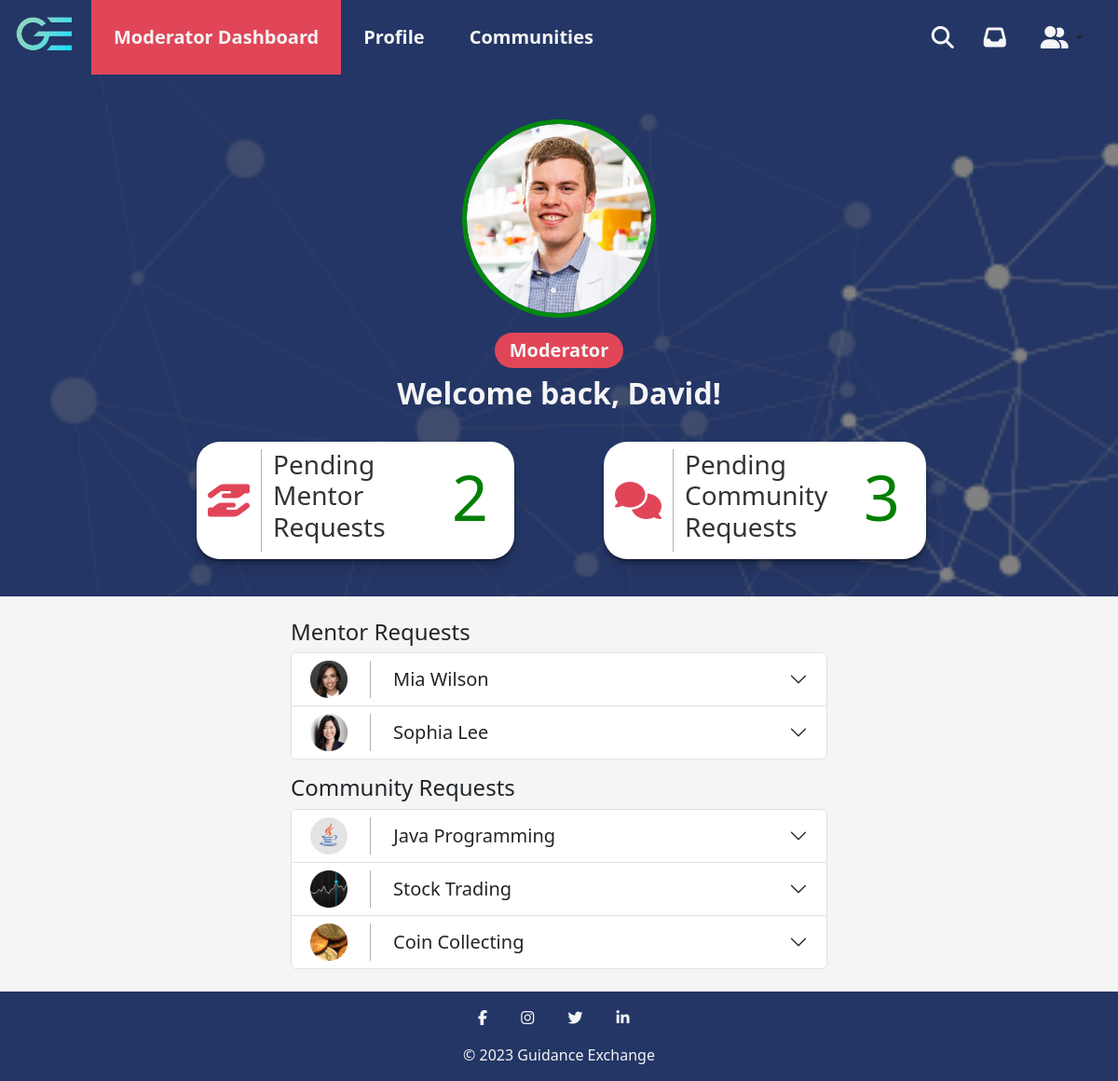
The app's page /moderator-dashboard.php?profileID=1 (signed in) with its own data.
### tables this page shows
CREATE TABLE UserData_t (
  UserID INT(9) NOT NULL,
  FirstName VARCHAR(255) NOT NULL,
  LastName VARCHAR(255) NOT NULL,
  ProfilePicture VARCHAR(255),
  ProfilePictureBorder VARCHAR(255),
  ProfilePictureBackground VARCHAR(255),
  Rating INT(1),
  LocationCity VARCHAR(255),
  LocationState VARCHAR(255),
  Facebook VARCHAR(255),
  Twitter VARCHAR(255),
  Instagram VARCHAR(255),
  LinkedIn VARCHAR(255),
  Mentoring LONGTEXT,
  AboutMe LONGTEXT,
  WorkTitle VARCHAR(255),
  WorkLocation VARCHAR(255),
  WorkStartDate DATE,
  WorkEndDate DATE,
  WorkDescription LONGTEXT,
  EducationDegree VARCHAR(255),
  EducationLocation VARCHAR(255),
  EducationStartDate DATE,
  EducationEndDate DATE,
  EducationDescription LONGTEXT,
  Associations VARCHAR(255),
  CONSTRAINT UserData_t_PK PRIMARY KEY (UserID),
  CONSTRAINT UserData_t_FK1 FOREIGN KEY (UserID) REFERENCES Auth_t(UserID)
);

### includes/session.inc.php (called while the page is built, shortened)
<?php
$userID = $_SESSION['UserID'];

### moderator-dashboard.php (the view, shortened to what this page needs)
<!DOCTYPE html>
<html lang="en">
<head>
  <link href="assets/fontawesome/css/fontawesome.css" rel="stylesheet">
  <link href="assets/fontawesome/css/brands.css" rel="stylesheet">
  <link href="assets/fontawesome/css/solid.css" rel="stylesheet">
  <link href="assets/bootstrap/css/bootstrap.min.css" rel="stylesheet" />
  <link rel="stylesheet" href="css/moderator.css" />
  <link rel="stylesheet" href="css/main.css" />
</head>
<header>
  <?php
  include('includes/session.inc.php');
  ?>
  <nav class="navbar navbar-expand-lg navbar-light">
    <div class="container-fluid">
      <a class="navbar-brand" href="home.php"><img src="img/logo_gradient.png" alt="Guidance Exchange Logo" height="70" /></a>
      <div class="collapse navbar-collapse" id="navbarSupportedContent">
        <ul class="navbar-nav me-auto mb-2 mb-lg-0">
          <li class="nav-item">
            <a class="nav-link highlight-link nav-text px-4 active" href="moderator-dashboard.php?profileID=<?php echo $userID; ?>">Moderator Dashboard</a>
          </li>
          <li class="nav-item">
            <a class="nav-link highlight-link nav-text px-4" href="profile.php?profileID=<?php echo $userID; ?>">Profile</a>
          </li>
          <li class="nav-item">
            <a class="nav-link highlight-link nav-text px-4" href="#">Communities</a>
          </li>
        </ul>
        <ul class="navbar-nav d-flex flex-row me-1">
          <li class="nav-item me-3 me-lg-0 px-2">
            <a class="nav-link" href="#"><i class="fa-solid fa-magnifying-glass fa-xl"></i></i></i></a>
          </li>
          <li class="nav-item me-3 me-lg-0 px-2">
            <a class="nav-link" href="#"><i class="fa-solid fa-inbox fa-xl"></i></i></a>
          </li>
          <li class="nav-item dropdown me-3 me-lg-0 px-2 d-flex justify-content-center">
            <button class="btn dropdown-toggle" data-bs-toggle="dropdown" aria-expanded="false">
              <i class="fa-solid fa-user-group fa-xl"></i>
            </button>
          </li>
        </ul>
      </div>
    </div>
  </nav>
</header>
<body>
  <?php
  $sql = "SELECT `FirstName`, `LastName`, `ProfilePicture`, `ProfilePictureBorder`, `ProfilePictureBackground` FROM `UserData_t` WHERE `UserID` = $userID";
  $result = mysqli_query($con, $sql);
  while ($profile = mysqli_fetch_assoc($result)) {
    $firstName = $profile['FirstName'];
    $lastName = $profile['LastName'];
    $profilePicture = $profile['ProfilePicture'];
    $profilePictureBorder = $profile['ProfilePictureBorder'];
    $profilePictureBackground = $profile['ProfilePictureBackground'];
  }
  $sqlMentorRequests = "SELECT * FROM `MentorRequests_t`";
  $resultMentorRequests = mysqli_query($con, $sqlMentorRequests);
  $mentorRequestsArray = array();
  while ($mentorRequests = mysqli_fetch_assoc($resultMentorRequests)) {
    $mentorRequestsArray[] = array('UserID' => $mentorRequests['UserID'], 'ResumeLocation' => $mentorRequests['ResumeLocation'], 'MentorStatement' => $mentorRequests['MentorStatement']);
  }
  foreach ($mentorRequestsArray as $request) {
    $user = $request['UserID'];
    $sqlUser = "SELECT `FirstName`, `LastName`, `ProfilePicture`, `LinkedIn` FROM `UserData_t` WHERE `UserID` = $user";
    $resultUser = mysqli_query($con, $sqlUser);
    while ($userData = mysqli_fetch_assoc($resultUser)) {
      $userDataArray[] = array('UserID' => $request['UserID'], 'FirstName' => $userData['FirstName'], 'LastName' => $userData['LastName'], 'ProfilePicture' => $userData['ProfilePicture'], 'LinkedIn' => $userData['LinkedIn'], 'ResumeLocation' => $request['ResumeLocation'], 'MentorStatement' => $request['MentorStatement']);
    }
  }
  $sqlCommunityRequests = "SELECT * FROM `CommunityRequests_t`";
  $resultCommunityRequests = mysqli_query($con, $sqlCommunityRequests);
  $communityRequestsArray = array();
  while ($communityRequests = mysqli_fetch_assoc($resultCommunityRequests)) {
    $communityRequestsArray[] = array('CommunityRequestID' => $communityRequests['CommunityRequestID'], 'UserID' => $communityRequests['UserID'], 'CommunityName' => $communityRequests['CommunityName'], 'CommunityDescription' => $communityRequests['CommunityDescription'], 'CommunityPicture' => $communityRequests['CommunityPicture']);
  }
  foreach ($communityRequestsArray as $request) {
    $user = $request['UserID'];
    $sqlUser = "SELECT `FirstName`, `LastName`, `ProfilePicture` FROM `UserData_t` WHERE `UserID` = $user";
    $resultUser = mysqli_query($con, $sqlUser);
    while ($communityData = mysqli_fetch_assoc($resultUser)) {
      $communityDataArray[] = array('UserID' => $request['UserID'], 'FirstName' => $communityData['FirstName'], 'LastName' => $communityData['LastName'], 'ProfilePicture' => $communityData['ProfilePicture'], 'CommunityRequestID' => $request['CommunityRequestID'], 'CommunityName' => $request['CommunityName'], 'CommunityDescription' => $request['CommunityDescription'], 'CommunityPicture' => $request['CommunityPicture']);
    }
  }
  ?>
  <section class="moderator__photo-section pt-5 pb-3" style="background-image: url('img/<?php echo $profilePictureBackground; ?>'); background-attachment: fixed; background-size: cover;">
    <div class="container-fluid flex-column">
      <img class="moderator__profile-photo mb-3" style="border-color: <?php echo $profilePictureBorder; ?>;" src="upload/<?php echo $profilePicture; ?>" alt="<?php echo $firstName . ' ' . $lastName; ?> Profile Photo">
      <div class="moderator__tag mb-2">
        <p class="py-1 px-3 m-0">Moderator</p>
      </div>
      <h1 class="moderator__profile-name">Welcome back, <?php echo $firstName; ?>!</h1>
      <div class="container pb-4">
        <div class="row">
          <div class="col container-fluid justify-content-end me-5 mt-4">
            <div class="row row-cols-auto moderator__profile-section pt-2">
              <div class="col d-flex moderator__profile-icon align-items-center">
                <i class="fa-solid fa-hand-holding-hand"></i>
              </div>
              <div class="col moderator__profile-wrap">
                <h3>Pending<br>Mentor<br>Requests</h3>
              </div>
              <div class="col">
                <p class="moderator__requests-counter pe-3" style="color:
                <?php
                if (sizeof($mentorRequestsArray) < 5) {
                  echo 'green';
                } elseif (sizeof($mentorRequestsArray) < 10) {
                  echo 'orange';
                } else {
                  echo 'red';
                }
                ?>;"><?php echo sizeof($mentorRequestsArray); ?></p>
              </div>
            </div>
          </div>
          <div class="col container-fluid justify-content-start ms-5 mt-4">
            <div class="row row-cols-auto moderator__profile-section pt-2">
              <div class="col d-flex moderator__profile-icon align-items-center">
                <i class="fa-solid fa-comments"></i>
              </div>
              <div class="col moderator__profile-wrap">
                <h3>Pending<br>Community<br>Requests</h3>
              </div>
              <div class="col">
                <p class="moderator__requests-counter pe-3" style="color:
                <?php
                if (sizeof($communityRequestsArray) < 5) {
                  echo 'green';
                } elseif (sizeof($communityRequestsArray) < 10) {
                  echo 'orange';
                } else {
                  echo 'red';
                }
                ?>;"><?php echo sizeof($communityRequestsArray); ?></p>
              </div>
            </div>
          </div>
        </div>
      </div>
    </div>
  </section>
  <section class="content-section pt-4">
    <div class="container-fluid w-50 pb-4 flex-column">
      <?php
      if ($mentorRequestsArray != null) {
        echo '<div class="d-flex align-items-start w-100">';
        echo '<h4>Mentor Requests</h4>';
        echo '</div>';
        echo '<div class="accordion w-100 row" id="mentor-requests">';
        for ($i = 0; $i < sizeof($userDataArray); $i++) {
          echo '<div class="accordion-item">';
          echo '<div class="accordion-header">';
          echo '<button class="accordion-button collapsed py-2" type="button" data-bs-toggle="collapse" data-bs-target="#mentor_collapse' . $i . '" aria-expanded="false" aria-controls="mentor_collapse' . $i . '">';
          echo '<div class="d-flex align-items-center">';
          echo '<div class="d-flex align-items-center justify-content-center moderator__mentor-request-photo">';
          echo '<img class="pe-4" src="/upload/' . $userDataArray[$i]['ProfilePicture'] . '" alt="' . $userDataArray[$i]['FirstName'] . ' ' . $userDataArray[$i]['LastName'] . 'Profile Photo">';
          echo '</div>';
          echo '<h4 class="moderator__request-header ps-4 mb-0">' . $userDataArray[$i]['FirstName'] . ' ' . $userDataArray[$i]['LastName'] . '</h4>';
          echo '</div>';
          echo '</button>';
          echo '</div>';
          echo '<div id="mentor_collapse' . $i . '" class="accordion-collapse collapse" data-bs-parent="#mentor-requests">';
          echo '<div class="accordion-body">';
          echo '<div class="container-fluid pt-3">';
          echo '</div></div></div></div>';
        }
        echo '</div>';
      }
      if ($communityRequestsArray != null) {
        echo '<div class="d-flex align-items-start w-100 pt-3">';
        echo '<h4>Community Requests</h4>';
        echo '</div>';
        echo '<div class="accordion w-100 row" id="community-requests">';
        for ($x = 0; $x < sizeof($communityDataArray); $x++) {
          echo '<div class="accordion-item">';
          echo '<div class="accordion-header">';
          echo '<button class="accordion-button collapsed py-2" type="button" data-bs-toggle="collapse" data-bs-target="#community_collapse' . $x . '" aria-expanded="false" aria-controls="community_collapse' . $x . '">';
          echo '<div class="d-flex align-items-center">';
          echo '<div class="d-flex align-items-center justify-content-center moderator__mentor-request-photo">';
          echo '<img class="pe-4" src="/upload/' . $communityDataArray[$x]['CommunityPicture'] . '" alt="' . $communityDataArray[$x]['CommunityName'] . ' Profile Photo">';
          echo '</div>';
          echo '<h4 class="moderator__request-header ps-4 mb-0">' . $communityDataArray[$x]['CommunityName'] . '</h4>';
          echo '</div>';
          echo '</button>';
          echo '</div>';
          echo '<div id="community_collapse' . $x . '" class="accordion-collapse collapse" data-bs-parent="#community-requests">';
          echo '<div class="accordion-body">';
          echo '<div class="container-fluid pt-3">';
          echo '</div></div></div></div>';
        }
        echo '</div>';
      }
      ?>
    </div>
  </section>
</body>
<footer>
  <nav class="navbar">
    <div class="mx-auto">
      <div class="my-3">
        <a href="https://www.facebook.com/" class="mx-3"><i class="fa fa-facebook"></i></a>
        <a href="https://www.instagram.com/" class="mx-3"><i class="fa fa-instagram"></i></a>
        <a href="https://www.twitter.com/" class="mx-3"><i class="fa fa-twitter"></i></a>
        <a href="https://www.linkedin.com" class="mx-3"><i class="fa fa-linkedin"></i></a>
      </div>
      <div class="footer-text text-center pb-3">© 2023 Guidance Exchange</div>
    </div>
  </nav>
</footer>
</html>

### css/moderator.css (style rules this page uses)
.moderator__photo-section { background-color: #243665; }
.moderator__photo-section .container-fluid { display: flex; align-items: center; justify-content: center; }
.moderator__photo-section .moderator__profile-photo { width: 13rem; border: 5px solid; border-radius: 100%; }
.moderator__photo-section .moderator__profile-name { font-size: 2rem; font-weight: 600; color: #f5f5f5; }
.moderator__tag { background-color: #e14658; color: #f5f5f5; border-radius: 50px; font-weight: 600; font-size: 1.25rem; }
.moderator__profile-wrap { height: 110px; width: 12rem; overflow: hidden; }
.moderator__profile-wrap h3 { color: #333; }
.moderator__profile-icon { height: 110px; border-right: #b0b0b0 1px solid; color: #e14658; font-size: 2.5rem; }
.moderator__profile-section { background-color: #ffffff; border-radius: 25px; box-shadow: 0 1px 1px rgba(0, 0, 0, 0.25), 0 2px 2px rgba(0, 0, 0, 0.2), 0 4px 4px rgba(0, 0, 0, 0.15), 0 8px 8px rgba(0, 0, 0, 0.1), 0 16px 16px rgba(0, 0, 0, 0.05); }
.moderator__requests-counter { font-size: 68px; }
.content-section .container-fluid { display: flex; align-items: center; justify-content: center; }
.accordion-item { padding: 0; }
.moderator__mentor-request-photo img { height: 40px; width: auto; border-right: #b0b0b0 1px solid; }
.moderator__request-header { font-size: 20px; }
.accordion { --bs-accordion-btn-focus-box-shadow: none; }

### css/main.css (style rules this page uses)
header { padding: 0; }
nav { background-color: #243665; }
nav i { color: #f5f5f5; }
.navbar-brand { --bs-navbar-brand-padding-y: 0px; }
.navbar { --bs-navbar-padding-y: 0; }
.navbar-collapse { flex-shrink: 0; }
.nav-link { height: 80px; display: flex; align-items: center; justify-content: center; color: #f5f5f5; }
.nav-text { font-size: 1.25rem; font-weight: 600; }
.active { background-color: #e14658; }
.navbar-nav .nav-link.active { color: #f5f5f5; }
body { background-color: #f5f5f5; }
footer i { color: #f5f5f5; }
.footer-text { color: #f5f5f5; }

### records on screen
userdata_t: ProfilePictureBackground (picture), ProfilePicture (picture), FirstName "David"
userdata_t: ProfilePicture (picture), FirstName "Mia", LastName "Wilson"
userdata_t: ProfilePicture (picture), FirstName "Sophia", LastName "Lee"

### other values on screen
sizeof($mentorRequestsArray) "2"
sizeof($communityRequestsArray) "3"
$communityDataArray[$x]['CommunityName'] "Java Programming"
$communityDataArray[$x]['CommunityName'] "Stock Trading"
$communityDataArray[$x]['CommunityName'] "Coin Collecting"
